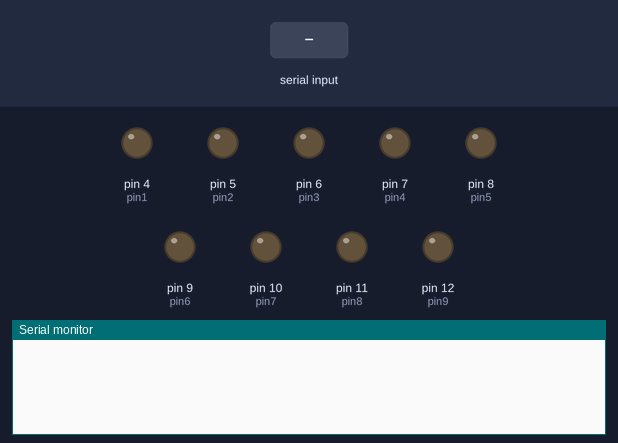
A sketch run on a simulated Arduino Uno, built with avr-gcc and run on an emulated ATmega328P. Shown: output pins drawn as LEDs (lit = HIGH), the last lines printed to the serial monitor. The test bench sets the inputs (shaded band).

Above: at 1.2 s.
1.3 s: "ON1\n" received over the second serial link
At 3.2 s:
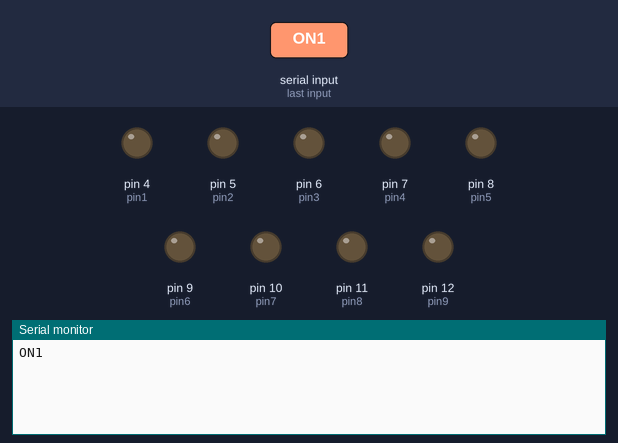
3.8 s: "OFF1\n" received over the second serial link
At 6.3 s:
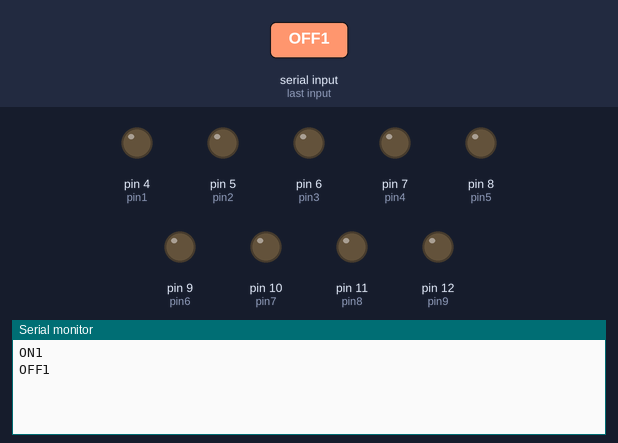

Measured:
- after the input at 1.3 s, the serial monitor: prints a new line after 1.0 s (image 1)
- after the input at 3.8 s, the serial monitor: prints a new line after 1.0 s (image 2)

The sketch:

unoop.ino
```cpp
#include <SoftwareSerial.h>
const int pin1 = 4;
const int pin2 = 5;
const int pin3 = 6;
const int pin4 = 7;
const int pin5 = 8;
const int pin6 = 9;
const int pin7 = 10;
const int pin8 = 11;
const int pin9 = 12;

SoftwareSerial esp(2,3);

void setup() {
Serial.begin(115200);
esp.begin(9600);
pinMode(pin1,OUTPUT);
pinMode(pin2,OUTPUT);
pinMode(pin3,OUTPUT);
pinMode(pin4,OUTPUT);
pinMode(pin5,OUTPUT);
pinMode(pin6,OUTPUT);
pinMode(pin7,OUTPUT);
pinMode(pin8,OUTPUT);
pinMode(pin9,OUTPUT);
}

void loop() {

String line = esp.readStringUntil('\r');
Serial.print(line);

if(line=="ON1"){
  digitalWrite(pin1, HIGH);
}
if(line=="OFF1"){
  digitalWrite(pin1, LOW);
}
if(line=="ON9"){
  digitalWrite(pin9, HIGH);
}
if(line=="OFF9"){
  digitalWrite(pin9, LOW);
}
if(line=="ON2"){
  digitalWrite(pin2, HIGH);
}
if(line=="OFF2"){
  digitalWrite(pin2, LOW);
}

if(line=="ON3"){
  digitalWrite(pin3, HIGH);
}
if(line=="OFF3"){
  digitalWrite(pin3,LOW);
}
if(line=="ON4"){
  digitalWrite(pin4, HIGH);
}
if(line=="OFF4"){
  digitalWrite(pin4, LOW);
}if(line=="ON5"){
  digitalWrite(pin5, HIGH);
}
if(line=="OFF5"){
  digitalWrite(pin5, LOW);
}if(line=="ON6"){
  digitalWrite(pin6, HIGH);
}
if(line=="OFF6"){
  digitalWrite(pin6, LOW);
}if(line=="ON7"){
  digitalWrite(pin7, HIGH);
}
if(line=="OFF7"){
  digitalWrite(pin7, LOW);
}if(line=="ON8"){
  digitalWrite(pin8, HIGH);
}
if(line=="OFF8"){
  digitalWrite(pin8, LOW);
}
}
```
